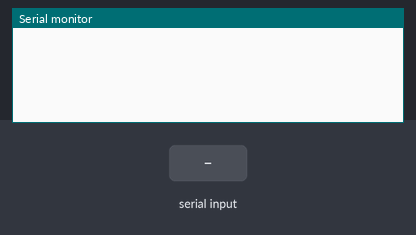
The sketch below on a simulated Arduino Uno, built with avr-gcc and run on an emulated ATmega328P. Shown: the last lines printed to the serial monitor. The inputs (shaded band) are chosen by the test bench. Random numbers use the default seed unless the sketch sets one.

Above: at 1.2 s.
1.3 s: "90,45\n" received over Serial
At 2.0 s:
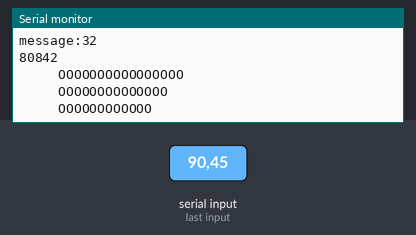
2.9 s: "30,150\n" received over Serial
At 3.7 s:
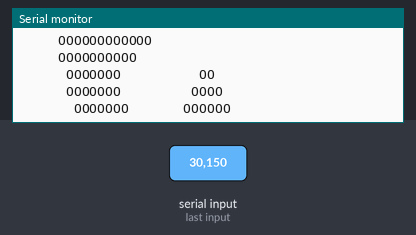
4.4 s: "0\n" received over Serial
At 5.0 s:
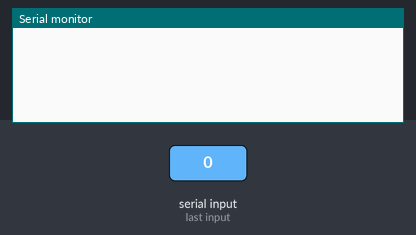
7.4 s: "5\n" received over Serial
At 8.3 s:
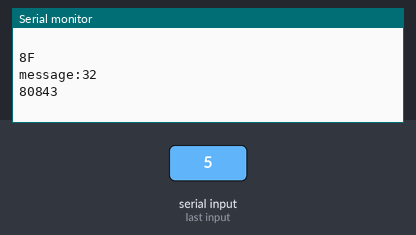
Timing chart, 0 to 10.4 s (numbered marks = the images above; inputs shaded):
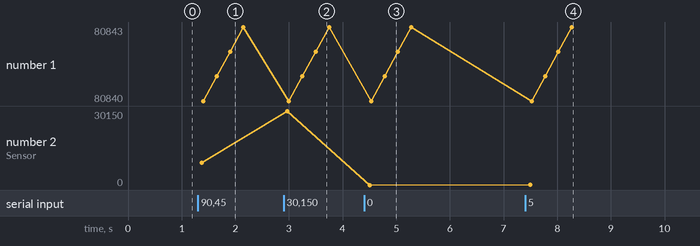

Measured:
- after the input at 1.3 s, the serial monitor: prints a new line after 0.08 s (image 1)

The sketch:

flipe.ino
```cpp
// (licence header left out)
#include <SoftwareSerial.h>

#define _DEBUG

// Disable or enable the high watermark feature
// TODO(raymondb) Implement a serial command to toggle this
#define DISPLAY_HIGH_WATERMARK false

// This is our physical panel configuration
#define PANEL_ROWS 7
#define PANEL_COLUMNS 28
#define PANELS 4

// This is the first and last rows that have any pixels set in letterMap, needed to scale SENSOR_MAX to the top row, not above it
// and SENSOR_MIN to the bottom row not below it
#define BASE_ROW 3
#define LAST_ROW 24

const int ROWS = PANEL_ROWS * PANELS;
const int LETTER_ROWS = LAST_ROW+1 - BASE_ROW;
const int COLUMNS = PANEL_COLUMNS;

// These define the range of expected sensor values
#define SENSOR_MIN 0
#define SENSOR_MAX 99
float y_scaling_factor;

// between 0 and 99, the "percentage" of attract mode pixels to turn on
#define ATTRACT_MODE_DENSITY 40

// The pins and BAUD rate to use for the RS485 port
#define RS485_TX 3
#define RS485_RX 2
#define RS485_BAUD 9600
SoftwareSerial panelPort(RS485_RX, RS485_TX);

unsigned long int nextRefreshAt, lastRefreshedAt, lastUpdatedAt, idleAt;

bool letterMap[COLUMNS][ROWS];

// The maximum number of refreshes per second - be careful, the panels can only handle so many refreshes in so much time
#define TARGET_REFRESH_HZ 4
const int REFRESH_FREQUENCY_MS = (1/ TARGET_REFRESH_HZ)*1000;

// Elapsed time after the last sensor update before we go to attract mode
#define IDLE_TIMEOUT_MS 9000

// Details of the flipdots panel protocol
const byte PANEL_HEADER = 0x80u;
const byte  PANEL_WRITE_CMD = 0x84u;
const byte  PANEL_REFRESH_CMD = 0x82u;
const byte  PANEL_END = 0x8Fu;
const int MESSAGE_MAX_SIZE = 4+(PANEL_COLUMNS);

// Track the high watermark for sensor values and expire them after a period of time
int sensorHighWatermark;
unsigned long int highWaterMarkAt;
#define SENSOR_HIGHWATERMARK_TIMEOUT_MS 5000

void refreshDisplay() {
  byte displayMessage[3];
  int messageIndex = 0;
  displayMessage[messageIndex++] = PANEL_HEADER;
  displayMessage[messageIndex++] = PANEL_REFRESH_CMD;
  displayMessage[messageIndex++] =  PANEL_END;
  writeToPanel(displayMessage, messageIndex);
}

byte panelAddress(const int panelIdx) {
  return byte(panelIdx);
}

bool getDot(const bool idle, const int x, const int y) {
  bool letterPixel = letterMap[x][y];
  if (idle == true) {
    if (letterPixel) {
      letterPixel = false;
    } else {
      letterPixel = (random(0,100) < ATTRACT_MODE_DENSITY?true:false);
    }
  }
  return letterPixel;
}

int rowForSensorValue(const int sensorValue) {
  return (LAST_ROW+1) - ((sensorValue==0)?0:int(sensorValue * y_scaling_factor + 1));
}

// Scale the sensor value to the row, flip the orientation as needed.
// Return true if this row should be visible for the current sensorValue
bool showRow(const int row, const int sensorValue) {
  bool visible = (row >= rowForSensorValue(sensorValue));
  return visible;
}

// Put the current message set for setting all panels' dots into displayMessage
// and call writeToPanel to output the message set
void setDisplay(const bool isIdle, const int sensorValue) {
  byte displayMessage[MESSAGE_MAX_SIZE];
  int messageIndex;

  for (int p = 0; p < PANELS; p++) {
    messageIndex = 0;
    displayMessage[messageIndex++] = PANEL_HEADER;
    displayMessage[messageIndex++] = PANEL_WRITE_CMD;
    displayMessage[messageIndex++] = panelAddress(p);
    int currentHWM = currentHighWatermark();
    int hwmRow = rowForSensorValue(currentHWM);
    for (int x = 0; x < PANEL_COLUMNS; x++) {
      byte val = 0x00;
      for (int y = 0; y < PANEL_ROWS; y++) {
        int displayRow = y+(p*PANEL_ROWS);
        // idle == attract mode ignores the sensor and high watermark values
        if (isIdle || showRow(displayRow, sensorValue) || (DISPLAY_HIGH_WATERMARK && currentHWM > 0 && (displayRow == hwmRow))) {
          if (getDot(isIdle, x, displayRow)) {
            val = val | (1 << (y+1) - 1);
          }
        }
      }
      displayMessage[messageIndex++] = byte(val);
    }
    displayMessage[messageIndex++] = PANEL_END;
    writeToPanel(displayMessage, messageIndex);
  }
}

void writeToPanel(byte message[], const int messageLength) {
  #ifdef _DEBUG
  Serial.print("message:");
  Serial.println(messageLength);
  int msgPos;
  for (msgPos=0; msgPos < sizeof(PANEL_END)+sizeof(PANEL_WRITE_CMD)+sizeof(byte);msgPos++) {
    Serial.print(message[msgPos], HEX);
  }
  Serial.println();
  int msgBodyStart = msgPos;
  for (int i=0;i<PANEL_ROWS;i++) {
    Serial.print('\t');
    msgPos = msgBodyStart;
    for (;msgPos<messageLength-sizeof(PANEL_END); msgPos++) {
      Serial.print(((message[msgPos] >> i) & 1)?"O":" ");
    }
    Serial.println();
  }
  for (;msgPos<messageLength; msgPos++) {
    Serial.print(message[msgPos],HEX);
  }
  Serial.println();
  #else
  panelPort.write(message, messageLength);
  #endif
}

// Set each pixel of the letter map to one value
void _initLetterMap(const bool val) {
  // Set all dots off
  for (int x = 0; x < COLUMNS; x++) {
    for (int y = 0; y < ROWS; y++) {
      letterMap[x][y] = val;
    }
  }
}

// Set the letter map
void setLetterMap(const bool pixelVal) {
  _initLetterMap(false);
  // Set the dots of an 'e' on
  letterMap[3][11] = pixelVal;
  letterMap[3][12] = pixelVal;
  letterMap[3][13] = pixelVal;
  letterMap[3][14] = pixelVal;
  letterMap[3][15] = pixelVal;
  letterMap[3][16] = pixelVal;
  letterMap[3][17] = pixelVal;
  letterMap[4][9] = pixelVal;
  letterMap[4][10] = pixelVal;
  letterMap[4][11] = pixelVal;
  letterMap[4][12] = pixelVal;
  letterMap[4][13] = pixelVal;
  letterMap[4][14] = pixelVal;
  letterMap[4][15] = pixelVal;
  letterMap[4][16] = pixelVal;
  letterMap[4][17] = pixelVal;
  letterMap[4][18] = pixelVal;
  letterMap[4][19] = pixelVal;
  letterMap[5][7] = pixelVal;
  letterMap[5][8] = pixelVal;
  letterMap[5][9] = pixelVal;
  letterMap[5][10] = pixelVal;
  letterMap[5][11] = pixelVal;
  letterMap[5][12] = pixelVal;
  letterMap[5][13] = pixelVal;
  letterMap[5][14] = pixelVal;
  letterMap[5][15] = pixelVal;
  letterMap[5][16] = pixelVal;
  letterMap[5][17] = pixelVal;
  letterMap[5][18] = pixelVal;
  letterMap[5][19] = pixelVal;
  letterMap[5][20] = pixelVal;
  letterMap[6][6] = pixelVal;
  letterMap[6][7] = pixelVal;
  letterMap[6][8] = pixelVal;
  letterMap[6][9] = pixelVal;
  letterMap[6][10] = pixelVal;
  letterMap[6][11] = pixelVal;
  letterMap[6][12] = pixelVal;
  letterMap[6][13] = pixelVal;
  letterMap[6][14] = pixelVal;
  letterMap[6][15] = pixelVal;
  letterMap[6][16] = pixelVal;
  letterMap[6][17] = pixelVal;
  letterMap[6][18] = pixelVal;
  letterMap[6][19] = pixelVal;
  letterMap[6][20] = pixelVal;
  letterMap[6][21] = pixelVal;
  letterMap[7][5] = pixelVal;
  letterMap[7][6] = pixelVal;
  letterMap[7][7] = pixelVal;
  letterMap[7][8] = pixelVal;
  letterMap[7][9] = pixelVal;
  letterMap[7][10] = pixelVal;
  letterMap[7][11] = pixelVal;
  letterMap[7][12] = pixelVal;
  letterMap[7][13] = pixelVal;
  letterMap[7][14] = pixelVal;
  letterMap[7][15] = pixelVal;
  letterMap[7][16] = pixelVal;
  letterMap[7][17] = pixelVal;
  letterMap[7][18] = pixelVal;
  letterMap[7][19] = pixelVal;
  letterMap[7][20] = pixelVal;
  letterMap[7][21] = pixelVal;
  letterMap[7][22] = pixelVal;
  letterMap[8][4] = pixelVal;
  letterMap[8][5] = pixelVal;
  letterMap[8][6] = pixelVal;
  letterMap[8][7] = pixelVal;
  letterMap[8][8] = pixelVal;
  letterMap[8][9] = pixelVal;
  letterMap[8][10] = pixelVal;
  letterMap[8][11] = pixelVal;
  letterMap[8][12] = pixelVal;
  letterMap[8][13] = pixelVal;
  letterMap[8][14] = pixelVal;
  letterMap[8][15] = pixelVal;
  letterMap[8][16] = pixelVal;
  letterMap[8][17] = pixelVal;
  letterMap[8][18] = pixelVal;
  letterMap[8][19] = pixelVal;
  letterMap[8][20] = pixelVal;
  letterMap[8][21] = pixelVal;
  letterMap[8][22] = pixelVal;
  letterMap[8][23] = pixelVal;
  letterMap[9][3] = pixelVal;
  letterMap[9][4] = pixelVal;
  letterMap[9][5] = pixelVal;
  letterMap[9][6] = pixelVal;
  letterMap[9][7] = pixelVal;
  letterMap[9][8] = pixelVal;
  letterMap[9][9] = pixelVal;
  letterMap[9][13] = pixelVal;
  letterMap[9][14] = pixelVal;
  letterMap[9][15] = pixelVal;
  letterMap[9][16] = pixelVal;
  letterMap[9][17] = pixelVal;
  letterMap[9][18] = pixelVal;
  letterMap[9][19] = pixelVal;
  letterMap[9][20] = pixelVal;
  letterMap[9][21] = pixelVal;
  letterMap[9][22] = pixelVal;
  letterMap[9][23] = pixelVal;
  letterMap[9][24] = pixelVal;
  letterMap[10][3] = pixelVal;
  letterMap[10][4] = pixelVal;
  letterMap[10][5] = pixelVal;
  letterMap[10][6] = pixelVal;
  letterMap[10][7] = pixelVal;
  letterMap[10][8] = pixelVal;
  letterMap[10][13] = pixelVal;
  letterMap[10][14] = pixelVal;
  letterMap[10][15] = pixelVal;
  letterMap[10][16] = pixelVal;
  letterMap[10][17] = pixelVal;
  letterMap[10][18] = pixelVal;
  letterMap[10][19] = pixelVal;
  letterMap[10][20] = pixelVal;
  letterMap[10][21] = pixelVal;
  letterMap[10][22] = pixelVal;
  letterMap[10][23] = pixelVal;
  letterMap[10][24] = pixelVal;
  letterMap[11][2] = pixelVal;
  letterMap[11][3] = pixelVal;
  letterMap[11][4] = pixelVal;
  letterMap[11][5] = pixelVal;
  letterMap[11][6] = pixelVal;
  letterMap[11][7] = pixelVal;
  letterMap[11][13] = pixelVal;
  letterMap[11][14] = pixelVal;
  letterMap[11][15] = pixelVal;
  letterMap[11][16] = pixelVal;
  letterMap[11][17] = pixelVal;
  letterMap[11][20] = pixelVal;
  letterMap[11][21] = pixelVal;
  letterMap[11][22] = pixelVal;
  letterMap[11][23] = pixelVal;
  letterMap[11][24] = pixelVal;
  letterMap[11][25] = pixelVal;
  letterMap[12][2] = pixelVal;
  letterMap[12][3] = pixelVal;
  letterMap[12][4] = pixelVal;
  letterMap[12][5] = pixelVal;
  letterMap[12][6] = pixelVal;
  letterMap[12][12] = pixelVal;
  letterMap[12][13] = pixelVal;
  letterMap[12][14] = pixelVal;
  letterMap[12][15] = pixelVal;
  letterMap[12][16] = pixelVal;
  letterMap[12][17] = pixelVal;
  letterMap[12][21] = pixelVal;
  letterMap[12][22] = pixelVal;
  letterMap[12][23] = pixelVal;
  letterMap[12][24] = pixelVal;
  letterMap[12][25] = pixelVal;
  letterMap[13][2] = pixelVal;
  letterMap[13][3] = pixelVal;
  letterMap[13][4] = pixelVal;
  letterMap[13][5] = pixelVal;
  letterMap[13][6] = pixelVal;
  letterMap[13][12] = pixelVal;
  letterMap[13][13] = pixelVal;
  letterMap[13][14] = pixelVal;
  letterMap[13][15] = pixelVal;
  letterMap[13][16] = pixelVal;
  letterMap[13][21] = pixelVal;
  letterMap[13][22] = pixelVal;
  letterMap[13][23] = pixelVal;
  letterMap[13][24] = pixelVal;
  letterMap[13][25] = pixelVal;
  letterMap[14][2] = pixelVal;
  letterMap[14][3] = pixelVal;
  letterMap[14][4] = pixelVal;
  letterMap[14][5] = pixelVal;
  letterMap[14][6] = pixelVal;
  letterMap[14][11] = pixelVal;
  letterMap[14][12] = pixelVal;
  letterMap[14][13] = pixelVal;
  letterMap[14][14] = pixelVal;
  letterMap[14][15] = pixelVal;
  letterMap[14][16] = pixelVal;
  letterMap[14][21] = pixelVal;
  letterMap[14][22] = pixelVal;
  letterMap[14][23] = pixelVal;
  letterMap[14][24] = pixelVal;
  letterMap[14][25] = pixelVal;
  letterMap[15][2] = pixelVal;
  letterMap[15][3] = pixelVal;
  letterMap[15][4] = pixelVal;
  letterMap[15][5] = pixelVal;
  letterMap[15][6] = pixelVal;
  letterMap[15][11] = pixelVal;
  letterMap[15][12] = pixelVal;
  letterMap[15][13] = pixelVal;
  letterMap[15][14] = pixelVal;
  letterMap[15][15] = pixelVal;
  letterMap[15][21] = pixelVal;
  letterMap[15][22] = pixelVal;
  letterMap[15][23] = pixelVal;
  letterMap[15][24] = pixelVal;
  letterMap[15][25] = pixelVal;
  letterMap[16][2] = pixelVal;
  letterMap[16][3] = pixelVal;
  letterMap[16][4] = pixelVal;
  letterMap[16][5] = pixelVal;
  letterMap[16][6] = pixelVal;
  letterMap[16][11] = pixelVal;
  letterMap[16][12] = pixelVal;
  letterMap[16][13] = pixelVal;
  letterMap[16][14] = pixelVal;
  letterMap[16][15] = pixelVal;
  letterMap[16][21] = pixelVal;
  letterMap[16][22] = pixelVal;
  letterMap[16][23] = pixelVal;
  letterMap[16][24] = pixelVal;
  letterMap[16][25] = pixelVal;
  letterMap[17][2] = pixelVal;
  letterMap[17][3] = pixelVal;
  letterMap[17][4] = pixelVal;
  letterMap[17][5] = pixelVal;
  letterMap[17][6] = pixelVal;
  letterMap[17][10] = pixelVal;
  letterMap[17][11] = pixelVal;
  letterMap[17][12] = pixelVal;
  letterMap[17][13] = pixelVal;
  letterMap[17][14] = pixelVal;
  letterMap[17][21] = pixelVal;
  letterMap[17][22] = pixelVal;
  letterMap[17][23] = pixelVal;
  letterMap[17][24] = pixelVal;
  letterMap[17][25] = pixelVal;
  letterMap[18][3] = pixelVal;
  letterMap[18][4] = pixelVal;
  letterMap[18][5] = pixelVal;
  letterMap[18][6] = pixelVal;
  letterMap[18][7] = pixelVal;
  letterMap[18][10] = pixelVal;
  letterMap[18][11] = pixelVal;
  letterMap[18][12] = pixelVal;
  letterMap[18][13] = pixelVal;
  letterMap[18][14] = pixelVal;
  letterMap[18][21] = pixelVal;
  letterMap[18][22] = pixelVal;
  letterMap[18][23] = pixelVal;
  letterMap[18][24] = pixelVal;
  letterMap[18][25] = pixelVal;
  letterMap[19][3] = pixelVal;
  letterMap[19][4] = pixelVal;
  letterMap[19][5] = pixelVal;
  letterMap[19][6] = pixelVal;
  letterMap[19][7] = pixelVal;
  letterMap[19][8] = pixelVal;
  letterMap[19][9] = pixelVal;
  letterMap[19][10] = pixelVal;
  letterMap[19][11] = pixelVal;
  letterMap[19][12] = pixelVal;
  letterMap[19][13] = pixelVal;
  letterMap[19][20] = pixelVal;
  letterMap[19][21] = pixelVal;
  letterMap[19][22] = pixelVal;
  letterMap[19][23] = pixelVal;
  letterMap[19][24] = pixelVal;
  letterMap[19][25] = pixelVal;
  letterMap[20][4] = pixelVal;
  letterMap[20][5] = pixelVal;
  letterMap[20][6] = pixelVal;
  letterMap[20][7] = pixelVal;
  letterMap[20][8] = pixelVal;
  letterMap[20][9] = pixelVal;
  letterMap[20][10] = pixelVal;
  letterMap[20][11] = pixelVal;
  letterMap[20][12] = pixelVal;
  letterMap[20][13] = pixelVal;
  letterMap[20][19] = pixelVal;
  letterMap[20][20] = pixelVal;
  letterMap[20][21] = pixelVal;
  letterMap[20][22] = pixelVal;
  letterMap[20][23] = pixelVal;
  letterMap[20][24] = pixelVal;
  letterMap[21][5] = pixelVal;
  letterMap[21][6] = pixelVal;
  letterMap[21][7] = pixelVal;
  letterMap[21][8] = pixelVal;
  letterMap[21][9] = pixelVal;
  letterMap[21][10] = pixelVal;
  letterMap[21][11] = pixelVal;
  letterMap[21][12] = pixelVal;
  letterMap[21][18] = pixelVal;
  letterMap[21][19] = pixelVal;
  letterMap[21][20] = pixelVal;
  letterMap[21][21] = pixelVal;
  letterMap[21][22] = pixelVal;
  letterMap[21][23] = pixelVal;
  letterMap[21][24] = pixelVal;
  letterMap[22][6] = pixelVal;
  letterMap[22][7] = pixelVal;
  letterMap[22][8] = pixelVal;
  letterMap[22][9] = pixelVal;
  letterMap[22][10] = pixelVal;
  letterMap[22][11] = pixelVal;
  letterMap[22][12] = pixelVal;
  letterMap[22][18] = pixelVal;
  letterMap[22][19] = pixelVal;
  letterMap[22][20] = pixelVal;
  letterMap[22][21] = pixelVal;
  letterMap[22][22] = pixelVal;
  letterMap[22][23] = pixelVal;
  letterMap[23][7] = pixelVal;
  letterMap[23][8] = pixelVal;
  letterMap[23][9] = pixelVal;
  letterMap[23][10] = pixelVal;
  letterMap[23][11] = pixelVal;
  letterMap[23][19] = pixelVal;
  letterMap[23][20] = pixelVal;
  letterMap[23][21] = pixelVal;
  letterMap[23][22] = pixelVal;
  letterMap[24][8] = pixelVal;
  letterMap[24][9] = pixelVal;
  letterMap[24][10] = pixelVal;
  letterMap[24][11] = pixelVal;
  letterMap[24][20] = pixelVal;
  letterMap[24][21] = pixelVal;
}

void setup() {
  panelPort.begin(RS485_BAUD);
  Serial.begin(9600);
  setLetterMap(true);
  randomSeed(millis());
  y_scaling_factor = (float)(LETTER_ROWS) / (float)(SENSOR_MAX - SENSOR_MIN);
}

int getSensorValue() {
  //TODO(raymond) get a sensor value here from USB and return the int
  //return -1 if no value was read
  int serialCount = 0;
  String sensorString = "";
  while (Serial.available() > 0) {
    int inChar = Serial.read();
    if (isDigit(inChar)) {
      sensorString += (char)inChar;
    }
    if (inChar == '\n' || inChar == '\0') {
      break;
    }
    delay(5);
  }
  int val = -1;
  if (sensorString > "") {
    val = sensorString.toInt();
  }
  //  int val = random(0,10)<1?-1:random(0,100);  // test 1 time out of 10, return no sensor value
  #ifdef _DEBUG
  if (val >= 0) {
    //val = SENSOR_MAX;  // Force full rendering
    #ifdef _DEBUG
    Serial.print("Sensor: ");
    Serial.println(val);
    #endif
  }
  #endif
  if (val >= sensorHighWatermark) {
    sensorHighWatermark = val;
    highWaterMarkAt = millis();
  }
  return val;
}

// Return the high watermark, reset it if it has expired
// This may be the same as the current sensor value which is OK for our usage
int currentHighWatermark() {
  if ((highWaterMarkAt > 0) && (millis() > highWaterMarkAt+SENSOR_HIGHWATERMARK_TIMEOUT_MS)) {
      sensorHighWatermark = 0;
  }
  return sensorHighWatermark;
}

bool setDisplayForSensor() {
  int sensorReading = getSensorValue();
  if (sensorReading < 0) {
    return false;
  }
  setDisplay(false, sensorReading);
  return true;
}

void setDisplayForIdle() {
  setDisplay(true, SENSOR_MAX);
}

void loop() {
  if (nextRefreshAt == 0) {
    nextRefreshAt = millis();
    idleAt = millis() + IDLE_TIMEOUT_MS;
  }
  bool sensorWasRead = setDisplayForSensor();
  if (sensorWasRead) {
    lastUpdatedAt = millis();
    idleAt = lastUpdatedAt + IDLE_TIMEOUT_MS;
  }
  if (idleAt > 0 && millis() > idleAt) {
    #ifdef _DEBUG
    Serial.print ("idle:");
    Serial.println(millis());
    #endif
    setDisplayForIdle();
  }
  if (millis() > nextRefreshAt && nextRefreshAt > 0) {
    #ifdef _DEBUG
    Serial.print ("refresh:");
    Serial.println(millis());
    #endif
    refreshDisplay();
    lastRefreshedAt = millis();
    nextRefreshAt = lastRefreshedAt + REFRESH_FREQUENCY_MS;
  }
}
```
